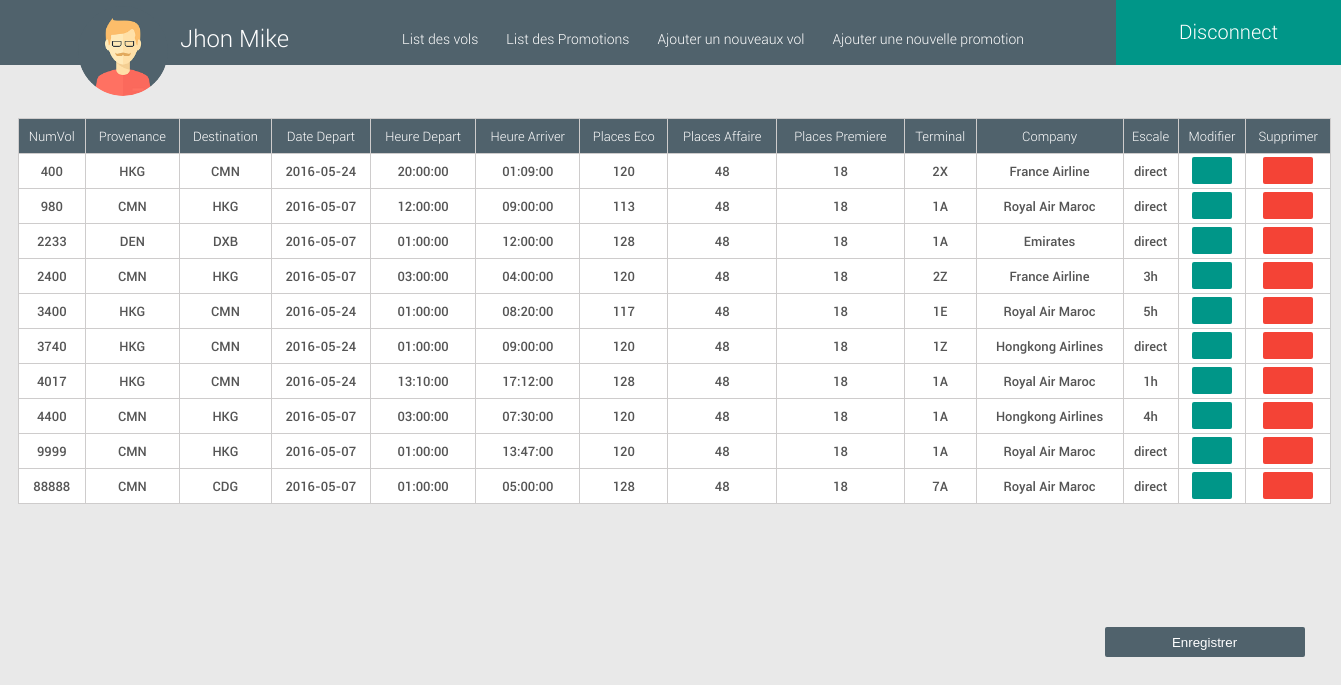
Screenshot of /AirFly/web/admin/controller/ (signed in) with the database file from the repository.
### tables this page shows
CREATE TABLE IF NOT EXISTS `vols` (
  `numvol` int(11) NOT NULL,
  `provenance` varchar(255) NOT NULL,
  `destination` varchar(255) NOT NULL,
  `datedepart` date NOT NULL,
  `hdepart` time NOT NULL,
  `harriver` time NOT NULL,
  `economique` varchar(255) NOT NULL,
  `affaires` varchar(255) NOT NULL,
  `premiere` varchar(255) NOT NULL,
  `gate` varchar(255) NOT NULL,
  `company` varchar(255) NOT NULL,
  `escale` varchar(255) NOT NULL,
  PRIMARY KEY (`numvol`),
  UNIQUE KEY `numvol` (`numvol`)
);

### AirFLy/db/Connexion.php (called while the page is built, shortened)
<?php
class connexion
{
    public function connect($name='AirFLy',$host='localhost',$username='root',$password='')
        {
			   try
			   {
			   	$cn = new PDO("mysql: host=".$host.";dbname=".$name,$username,$password);
			    return $cn;
			   }
			   catch(PDOException $ex)
			   {echo $ex->getMessage();}
         }
}
?>

### AirFLy/web/Admin/model/index.php (called while the page is built, shortened)
<?php
include("../../../db/Connexion.php");
class Dadmin {
private $cn = null;
public function selectall() {
$query = $this->cn->prepare("select * from vols");
$query->execute();
$cnt = $query->fetchAll();
return $cnt;
}
public function allpromo() {
$query = $this->cn->prepare("select * from promotion");
$query->execute();
$cnt = $query->fetchAll();
return $cnt;
}
function __construct() {
$this->db = new connexion();
$this->cn = $this->db->connect();
}
}

### AirFLy/template/Admin/index.php (the view, shortened to what this page needs)
<?php
class admin_template
{
    public function print_root()
    {
      $this->root="<html>";
      return $this->root;
    }
    public function print_head()
    {
        $this->head="<head>";
        $this->head .= "<link href='../../../template/Admin/css/style.css' rel='stylesheet' type='text/css' />";
        $this->head .= " <script src='../../../template/Extras/jquery.js' type='text/javascript'></script>";
        $this->head .= " <script src='../../../template/Admin/js/index.js' type='text/javascript'></script>";
        $this->head .= " <script src='../../../template/Admin/js/action.js' type='text/javascript'></script>";
         $this->head .= " <script src='../../../template/Admin/js/upload.js' type='text/javascript'></script>";
        $this->head .= "<title>AIR FLY Administration</title>";
        $this->head .= "</head>";
     return $this->head;
    }
  public function print_body($tab,$prom)
  {
         $this->body="<body>";
          $this->body .="<div class='left_bar'>";
           $this->body .="<div class='code_admin'></div>";
          $this->body .="<img src='../../../template/Admin/image/avatar.png'>";
          $this->body .="<p id='admin_name'>Jhon Mike</p>";
          $this->body .="<ul>";
          $this->body .="<li>List des vols</li>";
          $this->body .="<li>List des Promotions</li>";
          $this->body .="<li>Ajouter un nouveaux vol</li>";
          $this->body .="<li>Ajouter une nouvelle promotion</li>";
          $this->body .="</ul>";
          $this->body .="</div>";
          $this->body .="<div class='top_bar'>";
           $this->body .="<a href='http://localhost/AirFly/web/logout.php'>Disconnect</a>";
             $this->body .="</div>";
             $this->body .="<div class='container'>";
             $this->body .="<div class='container1'>";
              $this->body .="<table>";
              $this->body .="<tr class='head'>";
               $this->body .="<td>NumVol</td>";
               $this->body .="<td>Provenance</td>";
               $this->body .="<td>Destination</td>";
               $this->body .="<td>Date Depart</td>";
               $this->body .="<td>Heure Depart</td>";
               $this->body .="<td>Heure Arriver</td>";
               $this->body .="<td>Places Eco</td>";
               $this->body .="<td>Places Affaire</td>";
               $this->body .="<td>Places Premiere</td>";
               $this->body .="<td>Terminal</td>";
               $this->body .="<td>Company</td>";
               $this->body .="<td>Escale</td>";
               $this->body .="<td>Modifier</td>";
               $this->body .="<td>Supprimer</td>";
               $this->body .="</tr>";
               foreach ($tab as $t)
                 {
                $this->body .="<tr>";
               $this->body .="<td>".$t['numvol']."</td>";
               $this->body .="<td>".$t['provenance']."</td>";
               $this->body .="<td>".$t['destination']."</td>";
               $this->body .="<td>".$t['datedepart']."</td>";
               $this->body .="<td>".$t['hdepart']."</td>";
               $this->body .="<td>".$t['harriver']."</td>";
               $this->body .="<td>".$t['economique']."</td>";
               $this->body .="<td>".$t['affaires']."</td>";
               $this->body .="<td>".$t['premiere']."</td>";
               $this->body .="<td>".$t['gate']."</td>";
               $this->body .="<td>".$t['company']."</td>";
               $this->body .="<td>".$t['escale']."</td>";
               $this->body .="<td><span id='md'></span></td>";
               $this->body .="<td><span id='rm'></span></td>";
                $this->body .="<input type='hidden' value='".$t['numvol']."'/>";
               $this->body .="</tr>";
               }
               $this->body .="<tr><button id = 'flush'>Enregistrer</button></tr>";
              $this->body .="</table>";
               $this->body .="</div>";
             $this->body .="<div class='container2'>";
              $this->body .="<table>";
              $this->body .="<tr class='head'>";
               $this->body .="<td>Date Fin de promo</td>";
               $this->body .="<td>Ville</td>";
               $this->body .="<td>Pays</td>";
               $this->body .="<td>Prix Minimum</td>";
               $this->body .="<td>Description</td>";
               $this->body .="<td>Image</td>";
               $this->body .="<td>Modifier</td>";
               $this->body .="<td>Supprimer</td>";
               $this->body .="</tr>";
               foreach ($prom as $p)
                 {
                $this->body .="<tr>";
               $this->body .="<td>".$p['datefin']."</td>";
               $this->body .="<td>".$p['ville']."</td>";
               $this->body .="<td>".$p['pays']."</td>";
               $this->body .="<td>".$p['prixmin']."</td>";
               $this->body .="<td>".$p['description']."</td>";
               $this->body .="<td>".$p['img']."</td>";
               $this->body .="<td><span id='mdp'></span></td>";
               $this->body .="<td><span id='rmp'></span></td>";
                $this->body .="<input type='hidden' value='".$p['id']."'/>";
               $this->body .="</tr>";
               }
               $this->body .="<tr><button id = 'flushpro'>Enregistrer</button></tr>";
              $this->body .="</table>";
               $this->body .="</div>";
             $this->body .="<div class='container3'>";
             $this->body .="<div class='formu'>";
              $this->body .="<div><span>Ajouter Un Nouveau Vol</span></div>";
            $this->body .="<div><p>Numero du vol</p><input type='number' /></div>";
             $this->body .="<div><p>Provenance</p><input type='text' /></div>";
             $this->body .="<div><p>Destination</p><input type='text' /></div>";
             $this->body .="<div><p>Date du depart</p><input type='date' /></div>";
             $this->body .="<div><p>Heure du depart</p><input type='time' /></div>";
             $this->body .="<div><p>Heure d'arriver</p><input type='time' /></div>";
             $this->body .="<div><p>Nombe Places Economique Disponible</p><input type='number' /></div>";
             $this->body .="<div><p>Nombre Places Affaires Disponible</p><input type='number' /></div>";
             $this->body .="<div><p>Nombre Place Premiere Disponible</p><input type='number' /></div>";
             $this->body .="<div><p>Terminal</p><input type='text' /></div>";
             $this->body .="<div><p>Company</p><input type='text' /></div>";
             $this->body .="<div><p>Escale</p><input type='text' /></div>";
             $this->body .='<div><p>Prix</p><input type="number" step="0.01" /></div>';
             $this->body .="<div><p>Pourcentage Prix Economique</p><input type='number' value='100'/></div>";
             $this->body .="<div><p>Pourcentage Prix Affaire</p><input type='number' /></div>";
             $this->body .="<div><p>Pourcentage Prix Premiere</p><input type='number' /></div>";
             $this->body .="<div><p>Pourcentage de Reduction sur Les Enfants</p><input type='number' /></div>";
             $this->body .="<div><p>Pourcentage de Reduction sur Les Bebe</p><input type='number' /></div>";
             $this->body .="<div><button>Ajouter</button></div>";
              $this->body .="</div>";
              $this->body .="</div>";
             $this->body .="<div class='container4'>";
              $this->body .="<div class='formus'>";
              $this->body .="<div><span>Ajouter Une Nouvelle Promotion</span></div>";
            $this->body .="<div><p>Date de fin</p><input type='date' /></div>";
             $this->body .="<div><p>Ville</p><input type='text' /></div>";
             $this->body .="<div><p>Pays</p><input type='text' /></div>";
             $this->body .="<div><p>Prix Minimum</p><input type='number' step='0.01'  /></div>";
             $this->body .="<div><p>Description</p><input type='text' /></div>";
             $this->body .="<div><p>Image</p><input type='file'class='x'/></div>";
             $this->body .="<div><button>Ajouter</button></div>";
              $this->body .="</div>";
              $this->body .="</div>";
             $this->body .="</div>";
          $this->body .="</body>";
          $this->body .="</html>";
     return $this->body;
  }
}
?>

### AirFLy/web/Admin/controller/index.php (shortened to what this page needs)
<?php
include("../model/index.php");
$db = new Dadmin();
if(isset($_SESSION['admin']))
{
$tab = $db->selectall();
$prom = $db->allpromo();
if(isset($_POST['change']))
{
	$t = $_POST['change'];
	foreach ($t as $c) {
		$res = $db->change($c[0],$c[1],$c[2],$c[3],$c[4],$c[5],$c[6],$c[7],$c[8],$c[9],$c[10],$c[11],$c[12]);
	}
	echo $res;
}
else if(isset($_POST['changepromo']))
{
	$p = $_POST['changepromo'];
	foreach ($p as $r) {
		$resp = $db->changepromo($r[0],$r[1],$r[2],$r[3],$r[4],$r[5],$r[6]);
	}
	echo $resp;
}
else if(isset($_POST['add']))
{
	$c = $_POST['add'];
		$addres = $db->add($c[0],$c[1],$c[2],$c[3],$c[4],$c[5],$c[6],$c[7],$c[8],$c[9],$c[10],$c[11]);
        $db->addprix($c[0],$c[12],$c[13],$c[14],$c[15],$c[16],$c[17]);
	echo $addres;
}
else if(isset($_POST['addpromo']))
{
	$pa = $_POST['addpromo'];
		$proa = $db->addpromo($pa[0],$pa[1],$pa[2],$pa[3],$pa[4]);
	echo $proa;
}
else if(isset($_POST['remove']))
{
$id = $_POST['remove'];
$resu = $db->remove($id);
echo $resu;
}
else if(isset($_POST['removepromo']))
{
$id = $_POST['removepromo'];
$resup = $db->removepromo($id);
echo $resup;
}
else
{
include("../../../template/Admin/index.php");
$promotion = new admin_template();
echo $promotion->print_root();
echo $promotion->print_head();
echo $promotion->print_body($tab,$prom);
}
}
else
{
	header("location:http://localhost/AirFly/web/adminlogin/controller/");
}
?>

### AirFLy/template/Admin/css/style.css (style rules this page uses)
body { background-color: #e9e9e9; overflow-x: hidden; }
div.left_bar { width: 1116px;height: 65px;position: absolute;left: 0px;top: 0px;background-color: #009688;z-index: 2; }
div.left_bar img { position: absolute;left: 78px;top: 6px;width: 90px;height: 90px;border-radius: 90px; }
div.left_bar p#admin_name { color: white;font-size: 24px;font-family: "roboto";text-align: center;top: 1px;position: absolute;font-weight: 400;left: 180px;z-index: 3; }
div.code_admin { position: absolute; width: 100%; height: 50px; background: #50626C; color: white; font-family: "roboto"; font-size: 28px; text-align: center; padding-top: 15px; }
div.left_bar ul { position: absolute; width: 700px; position: relative; top: -4px; height: 41px; left: 343px; }
div.left_bar ul li { height: 17px; margin-top: 10px; list-style: none; position: relative; left: 0px; text-align: center; font-family: "roboto"; color: white; padding-top: 11px; font-size: 14px; cursor: pointer; float: left; padding: 9px; margin-left: 10px; border-radius: 2px; }
div.top_bar { width: calc(100% - 250px); height: 65px; background-color: #009688; position: absolute; top: 0px; right: 0px; z-index: 1; }
div.container { width: calc(100% - 2px); height: 542px; position: relative; left: 0px; top: 100px; }
div.container1 , div.container2,div.container3,div.container4 { width: 98%;height:100%;border-radius:3px;position: absolute;left: 0px;top: 0px;opacity: 0;z-index: 0;transition : all 0.6s; }
div.container1 { z-index: 1; opacity: 1; padding: 10px; }
div.container1 table ,div.container2 table { border: 1px solid #CECCCC; border-collapse: collapse; width: 1313px; border-radius: 2px; }
div.container1 table td,div.container2 table td { border: 1px solid #CECCCC; text-align: center; height: 35px; color: #555; font-family: "roboto2"; font-size: 13px; position: relative; padding: 2px; background: white; }
tr.head td { background-color: #50626C!important; color: white!important; font-family: "roboto"!important; font-size: 13px; }
span#md { width: 40px; height: 27px; position: absolute; background-color: #009688; border-radius: 2px; left: calc(50% - 20px); top: 3px; cursor: pointer; }
span#rm { width: 50px; height: 27px; position: absolute; background-color: #F44336; border-radius: 2px; left: calc(50% - 25px); top: 3px; cursor: pointer; }
button#flush { position: absolute; bottom: 13px; right: 20px; width: 200px; height: 30px; background: #50626C; color: white; border: none; border-radius: 2px; cursor: pointer; }
div.top_bar a { position: absolute; right: 63px; color: white; font-family: 'roboto'; text-decoration: none; font-size: 20px; cursor: pointer; top: 20px; }

### rows the page displays
vols: numvol "400", provenance "HKG", destination "CMN", datedepart "2016-05-24", hdepart "20:00:00", harriver "01:09:00", economique "120", affaires "48", premiere "18", gate "2X", company "France Airline", escale "direct"
vols: numvol "980", provenance "CMN", destination "HKG", datedepart "2016-05-07", hdepart "12:00:00", harriver "09:00:00", economique "113", affaires "48", premiere "18", gate "1A", company "Royal Air Maroc", escale "direct"
vols: numvol "2233", provenance "DEN", destination "DXB", datedepart "2016-05-07", hdepart "01:00:00", harriver "12:00:00", economique "128", affaires "48", premiere "18", gate "1A", company "Emirates", escale "direct"
vols: numvol "2400", provenance "CMN", destination "HKG", datedepart "2016-05-07", hdepart "03:00:00", harriver "04:00:00", economique "120", affaires "48", premiere "18", gate "2Z", company "France Airline", escale "3h"
vols: numvol "3400", provenance "HKG", destination "CMN", datedepart "2016-05-24", hdepart "01:00:00", harriver "08:20:00", economique "117", affaires "48", premiere "18", gate "1E", company "Royal Air Maroc", escale "5h"
vols: numvol "3740", provenance "HKG", destination "CMN", datedepart "2016-05-24", hdepart "01:00:00", harriver "09:00:00", economique "120", affaires "48", premiere "18", gate "1Z", company "Hongkong Airlines", escale "direct"
vols: numvol "4017", provenance "HKG", destination "CMN", datedepart "2016-05-24", hdepart "13:10:00", harriver "17:12:00", economique "128", affaires "48", premiere "18", gate "1A", company "Royal Air Maroc", escale "1h"
vols: numvol "4400", provenance "CMN", destination "HKG", datedepart "2016-05-07", hdepart "03:00:00", harriver "07:30:00", economique "120", affaires "48", premiere "18", gate "1A", company "Hongkong Airlines", escale "4h"
vols: numvol "9999", provenance "CMN", destination "HKG", datedepart "2016-05-07", hdepart "01:00:00", harriver "13:47:00", economique "120", affaires "48", premiere "18", gate "1A", company "Royal Air Maroc", escale "direct"
vols: numvol "88888", provenance "CMN", destination "CDG", datedepart "2016-05-07", hdepart "01:00:00", harriver "05:00:00", economique "128", affaires "48", premiere "18", gate "7A", company "Royal Air Maroc", escale "direct"
